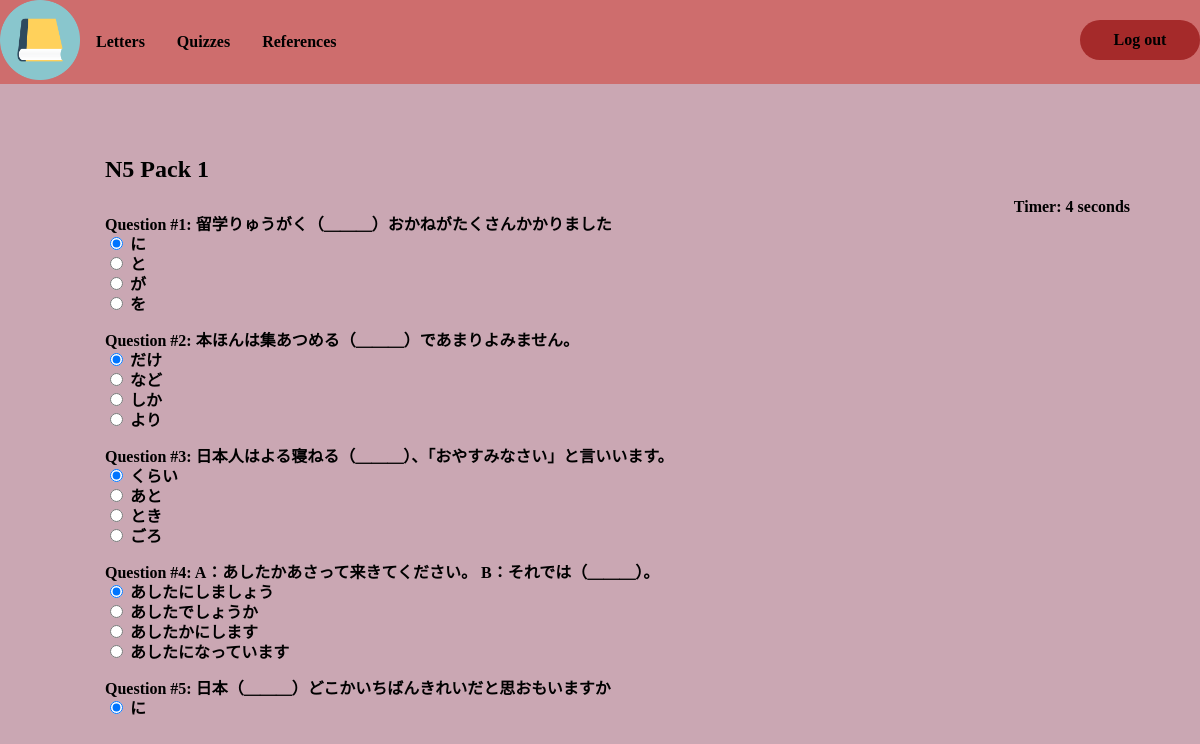
The page /student/quiz_detail/1 (signed in) on the database its author committed.
### api/models.py (models this page shows, shortened)
class QuizPack(models.Model):
    name = models.CharField(max_length=100, null=True)
    level = models.ForeignKey(Level, on_delete=models.SET_NULL, null=True)
    questions = models.ManyToManyField(Question)

class Question(models.Model):
    question = models.CharField(max_length=200, default='Select the correct answer')
    op1 = models.CharField(max_length=200,null=True)
    op2 = models.CharField(max_length=200,null=True)
    op3 = models.CharField(max_length=200,null=True)
    op4 = models.CharField(max_length=200,null=True)
    OPTIONS = [
        ('A', 'op1'),
        ('B', 'op2'),
        ('C', 'op3'),
        ('D', 'op4')
    ]
    ans = models.CharField(
        max_length=1,
        choices=OPTIONS,
        default = 'A',
    )

### api/views.py (the view)
# urls.py: path('student/quiz_detail/<int:id>', views.quiz_detail, name="quiz_detail"),
@login_required(login_url='/login')
def quiz_detail(request, id):
    quiz = QuizPack.objects.get(pk=id)
    student = Student.objects.get(pk=request.user)
    if StudentProgress.objects.filter(pk= student):
        studentProgress = StudentProgress.objects.get(pk= student)
        quizCompleted = studentProgress.quizCompleted.all()
    else:
        quizCompleted = None
    questions = quiz.questions.all()
    score = 0
    total = len(questions)
    if request.method == 'POST':
        new_attempt = QuizAttempt(student=request.user)
        new_attempt.save()
        for q in questions:
            chosen_op = request.POST[q.question]
            if chosen_op == 'A':
                ans = q.op1
            elif chosen_op == 'B':
                ans = q.op2
            elif chosen_op == 'C':
                ans = q.op3
            else:
                ans = q.op4
            new_quest = QuestionAttempt(quizAttempt=new_attempt, question = q.question, answer = ans, status=(q.ans == chosen_op))
            new_quest.save()
            if q.ans == chosen_op:
                score +=1
        percent = round(score/total *100 ,2)
        questionAttempts = new_attempt.questionattempt_set.all()
        context = {
            'score':score,
            'time': request.POST['timer'],
            'percent':percent,
            'total':total,
            'questionAttempts': questionAttempts,
            'quizId':id
        }
        if (quizCompleted==None or quiz not in quizCompleted) and score==total:
            newQuizCompleted = StudentProgress(student = student)
            newQuizCompleted.save()
            newQuizCompleted.quizCompleted.add(quiz)
        return render(request,'quiz_result.html',context)
    else:
        return render(request, 'quiz_detail.html',{'quiz':quiz,'questions':questions})

### api/templates/quiz_detail.html (shortened to what this page needs)
{% load static %}
<!DOCTYPE html>
<html>
<head>
    <link rel="stylesheet" href="{% static 'css/home_student_style.css'%}">
</head>
<body>
    <section>
        <div class="header">
            <div><a href="http://127.0.0.1:8000/student/home"><img class="icon" src={% static 'images/icon.png' %} alt="Autolearn icon"/></a></div>
            <div class="dropdown">
                <button class="dropbtn">Letters</button>
            </div>
            <div class="dropdown">
                <button class="dropbtn">Quizzes</button>
            </div>
            <div class="dropdown">
                <button class="dropbtn" onclick="reference()">References</button>
            </div>
            <div><button class="logout" onclick = "signout()">Log out</button></div>
        </div>
        <div class="dashboard">
            {% block content %}
            <div class="container">
                <h1>{{quiz.name}}</h1>
                <div align="right " id="displaytimer"><b>Timer: 0 seconds</b></div>
                <form method='post' action=''>
                    {% for q  in questions%}
                    <div class="form-group">
                        <label for="question">Question #{{forloop.counter}}: {{q.question}}</label>
                    </div>
                    <div class="form-check">
                        <div class="form-check">
                            <input class="form-check-input" type="radio" name="{{q.question}}" id="gridRadios1" value="A" checked>
                            <label class="form-check-label" for="gridRadios1">
                                {{q.op1}}
                            </label>
                        </div>
                        <div class="form-check">
                            <input class="form-check-input" type="radio" name="{{q.question}}" id="gridRadios2" value="B">
                            <label class="form-check-label" for="gridRadios2">
                                {{q.op2}}
                            </label>
                        </div>
                        <div class="form-check">
                            <input class="form-check-input" type="radio" name="{{q.question}}" id="gridRadios1" value="C">
                            <label class="form-check-label" for="gridRadios1">
                                {{q.op3}}
                            </label>
                        </div>
                        <div class="form-check">
                            <input class="form-check-input" type="radio" name="{{q.question}}" id="gridRadios2" value="D">
                            <label class="form-check-label" for="gridRadios2">
                                {{q.op4}}
                            </label>
                        </div>
                        <br>
                    </div>
                    {% endfor %}
                </form>
            </div>
            {% endblock %}
        </div>
    </section>
</body>
</html>

### api/static/css/home_student_style.css (style rules this page uses)
body { margin:0; overflow: hidden; font:600 16px/18px URW Chancery L, cursive; background-color: rgb(202, 167, 179); height: 100%; }
section { position: relative; width: 100%; height: 80%; display: flex; min-height: 100vh; padding-top: 20px; border-top: 10px; padding: 10px 20px 20px 10px; }
.header { position: absolute; top: 0; left:0; width: 100%; display: flex; align-items: center; background-color: rgb(206, 109, 109); }
.icon { height: 80px; width: 80px; }
.dropbtn { background-color: rgb(206, 109, 109); color: black; padding: 16px; font-size: 16px; border: none; font-family: URW Chancery L, cursive; font-weight: bold; }
.dropdown { position: relative; display: inline-block; }
.logout { position :absolute; right:0; top: 15px; width: 120px; height: 40px; background-color: brown; border: none; border-radius: 20px; color: black; text-align: center; text-decoration: none; font-family: URW Chancery L, cursive; font-weight: bold; font-size: 16px; float: right; margin-top: 5px; margin-right: 30px; }
.dashboard { height: 550px; width:100%; padding: 30px 30px; margin: 100px 50px 0px 65px; overflow: auto; }
.container { margin-top:0px; }

### rows shown on the page
QuizPack: name "N5 Pack 1"
Question: question "留学りゅうがく（＿＿＿）おかねがたくさんかかりました", op1 "に", op2 "と", op3 "が", op4 "を"
Question: question "本ほんは集あつめる（＿＿＿）であまりよみません。", op1 "だけ", op2 "など", op3 "しか", op4 "より"
Question: question "日本人はよる寝ねる（＿＿＿）、「おやすみなさい」と言いいます。", op1 "くらい", op2 "あと", op3 "とき", op4 "ごろ"
Question: question "A：あしたかあさって来きてください。 B：それでは（＿＿＿）。", op1 "あしたにしましょう", op2 "あしたでしょうか", op3 "あしたかにします", op4 "あしたになっています"
Question: question "日本（＿＿＿）どこかいちばんきれいだと思おもいますか", op1 "に"
